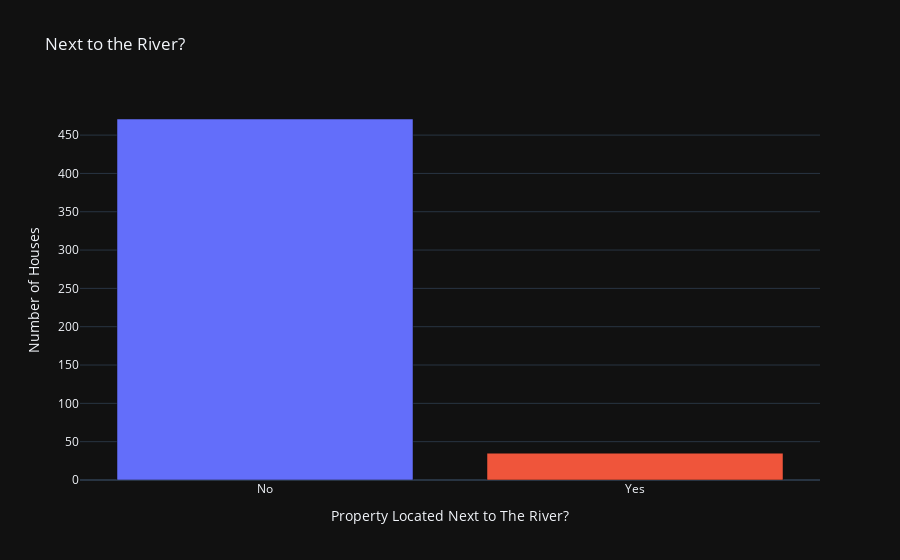

Notebook code for this chart:
### Markdown cell above
#### Next to the River? ⛵️

**Challenge**

Create a bar chart with plotly for CHAS to show many more homes are away from the river versus next to it. The bar chart should look something like this:

<img src=https://i.imgur.com/AHwoQ6l.png height=350>

You can make your life easier by providing a list of values for the x-axis (e.g., `x=['No', 'Yes']`)

### Code cell
next_to_river = data.groupby('CHAS', as_index=False).agg({'PRICE': pd.Series.count})
next_to_river.CHAS = np.where(next_to_river.CHAS == 0, 'No', 'Yes')
next_to_river.rename(columns={'PRICE':'COUNT'}, inplace=True)

bar = px.bar(data_frame=next_to_river, x='CHAS', y='COUNT',title='Next to the River?', color='CHAS', )
bar.update_layout(coloraxis_showscale=False, showlegend=False, xaxis_title='Property Located Next to The River?',
                  yaxis_title='Number of Houses',)
bar.show()

### Figure 1 — Plotly figure (JSON) as saved in the notebook; plotly's stock layout.template omitted (floating-point values rounded to 4 significant figures)
{"data": [{"alignmentgroup": "True", "hovertemplate": "CHAS=%{x}<br>COUNT=%{y}<extra></extra>", "legendgroup": "No", "marker": {"color": "#636efa", "pattern": {"shape": ""}}, "name": "No", "offsetgroup": "No", "orientation": "v", "showlegend": true, "textposition": "auto", "x": ["No"], "xaxis": "x", "y": [471], "yaxis": "y", "type": "bar"}, {"alignmentgroup": "True", "hovertemplate": "CHAS=%{x}<br>COUNT=%{y}<extra></extra>", "legendgroup": "Yes", "marker": {"color": "#EF553B", "pattern": {"shape": ""}}, "name": "Yes", "offsetgroup": "Yes", "orientation": "v", "showlegend": true, "textposition": "auto", "x": ["Yes"], "xaxis": "x", "y": [35], "yaxis": "y", "type": "bar"}], "layout": {"xaxis": {"anchor": "y", "domain": [0.0, 1.0], "title": {"text": "Property Located Next to The River?"}, "categoryorder": "array", "categoryarray": ["No", "Yes"]}, "yaxis": {"anchor": "x", "domain": [0.0, 1.0], "title": {"text": "Number of Houses"}}, "legend": {"title": {"text": "CHAS"}, "tracegroupgap": 0}, "title": {"text": "Next to the River?"}, "barmode": "relative", "coloraxis": {"showscale": false}, "showlegend": false}}
